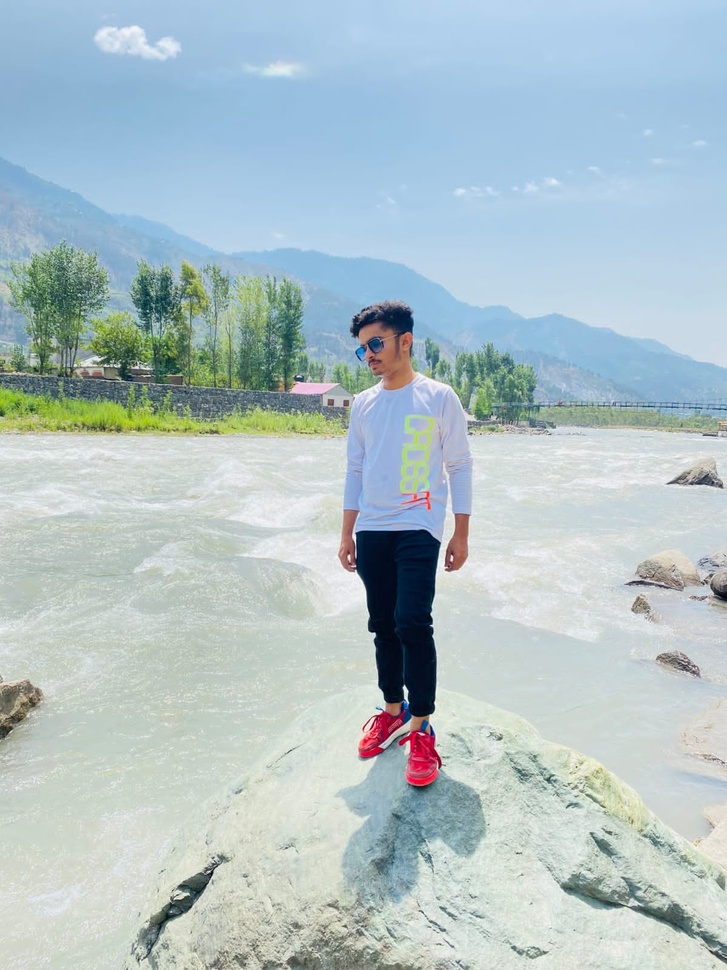
#> input picture 3_OpenCV/Resources/img.jpg, 727 x 970 px, shrunk from 1200 x 1600 before the run, found by its file name
$ python 27_Image_Gradients.py   (older library calls are emulated)
#> lines starting #> are read from the running program, lines starting #| are printed output that depends on the picture

import cv2
import numpy as np
from matplotlib import pyplot as plt

img = cv2.imread("Resources\img.jpg", cv2.IMREAD_GRAYSCALE)
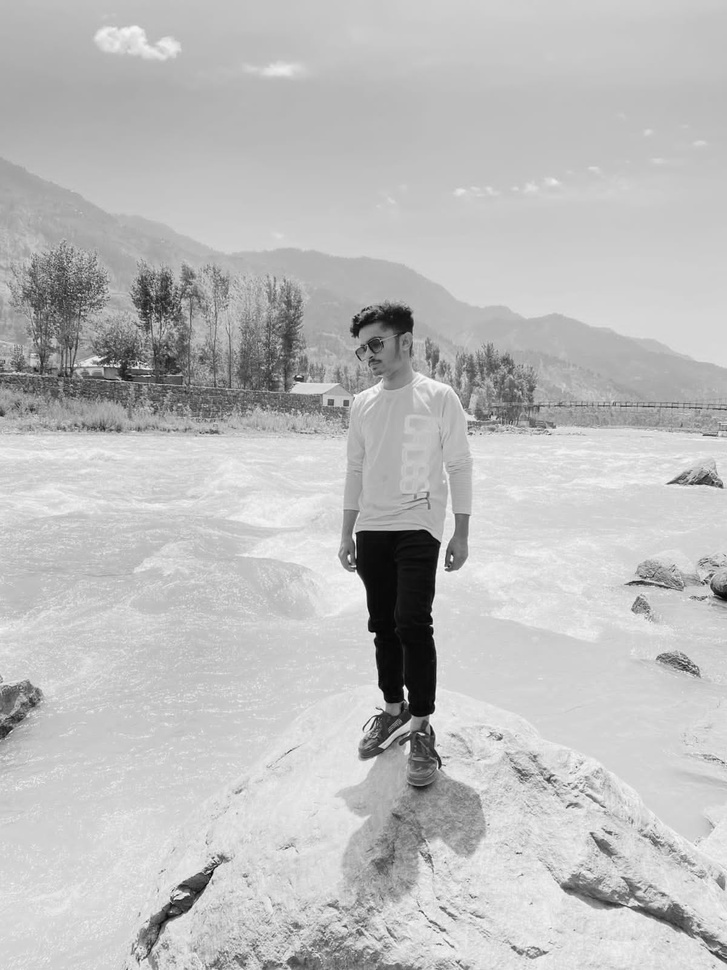
#> img: shape (970, 727); min 1, max 255, mean 189
lap = cv2.Laplacian(img, cv2.CV_64F, ksize=3)
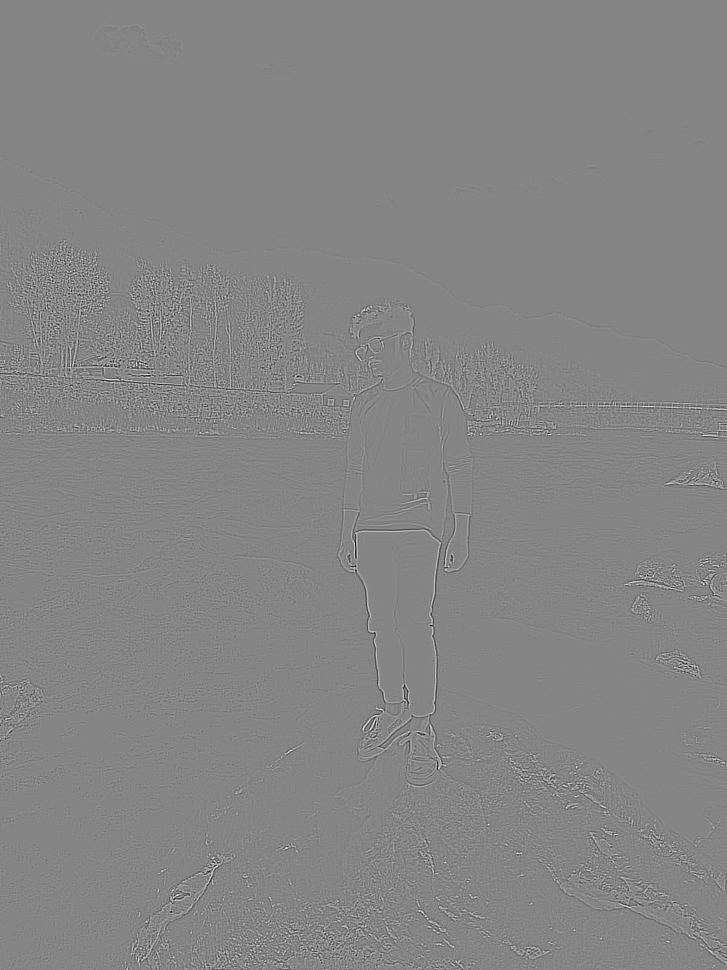
#> lap: shape (970, 727) float64; min -1158, max 1070, mean 0; drawn with min black and max white
lap = np.uint8(np.absolute(lap))
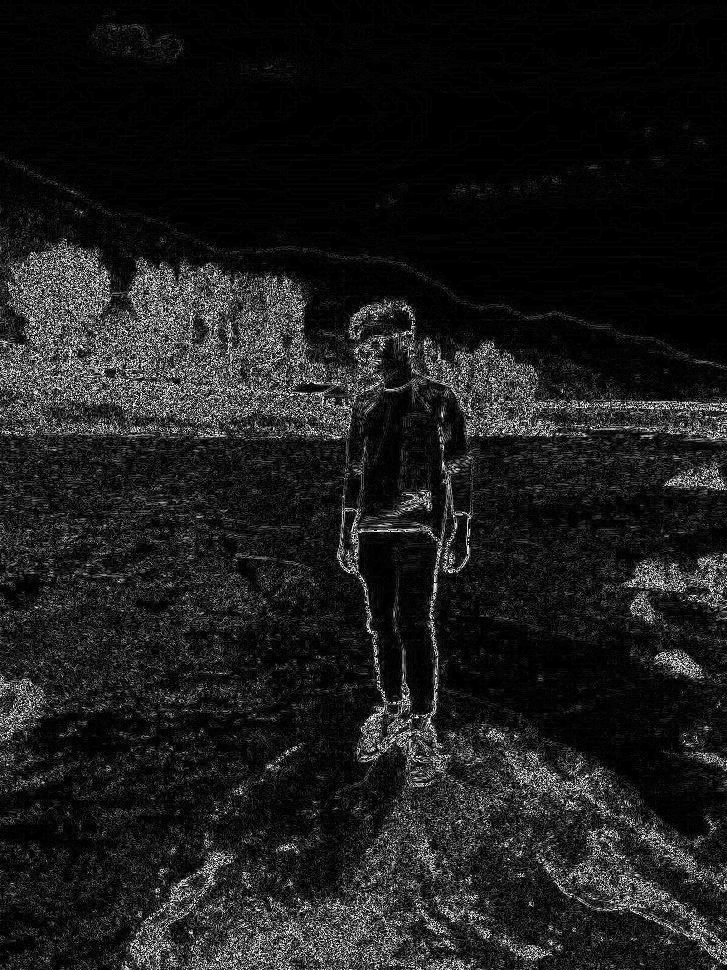
#> lap: shape (970, 727); min 0, max 254, mean 28.6
sobelX = cv2.Sobel(img, cv2.CV_64F, 1, 0)
sobelY = cv2.Sobel(img, cv2.CV_64F, 0, 1)

sobelX = np.uint8(np.absolute(sobelX))
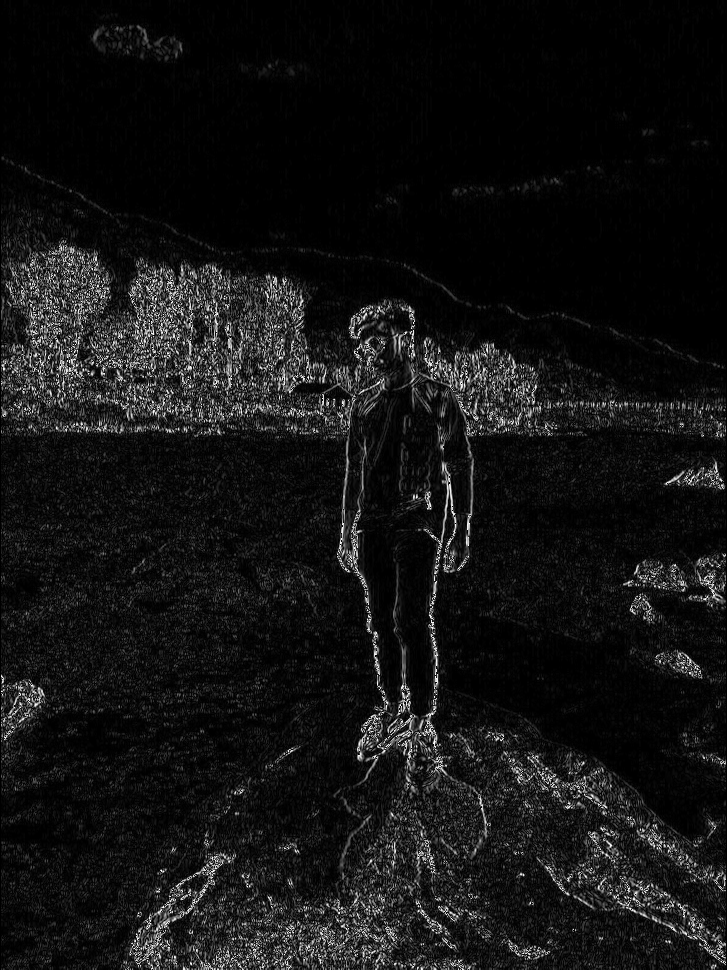
#> sobelX: shape (970, 727); min 0, max 255, mean 19.6
sobelY = np.uint8(np.absolute(sobelY))
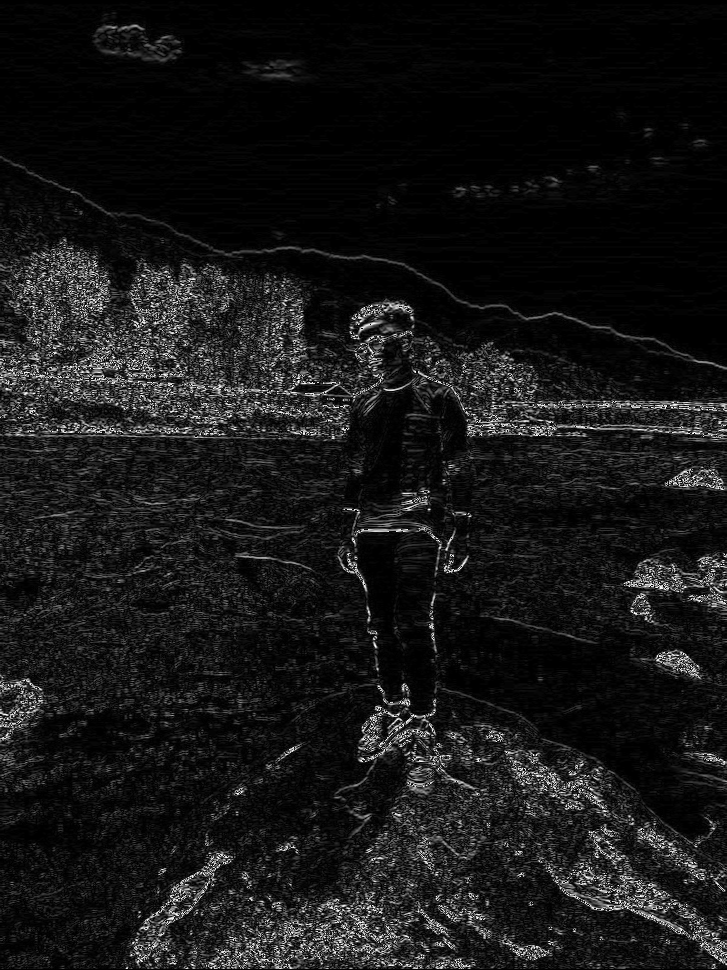
#> sobelY: shape (970, 727); min 0, max 255, mean 23.1

sobelCombined = cv2.bitwise_or(sobelX, sobelY)
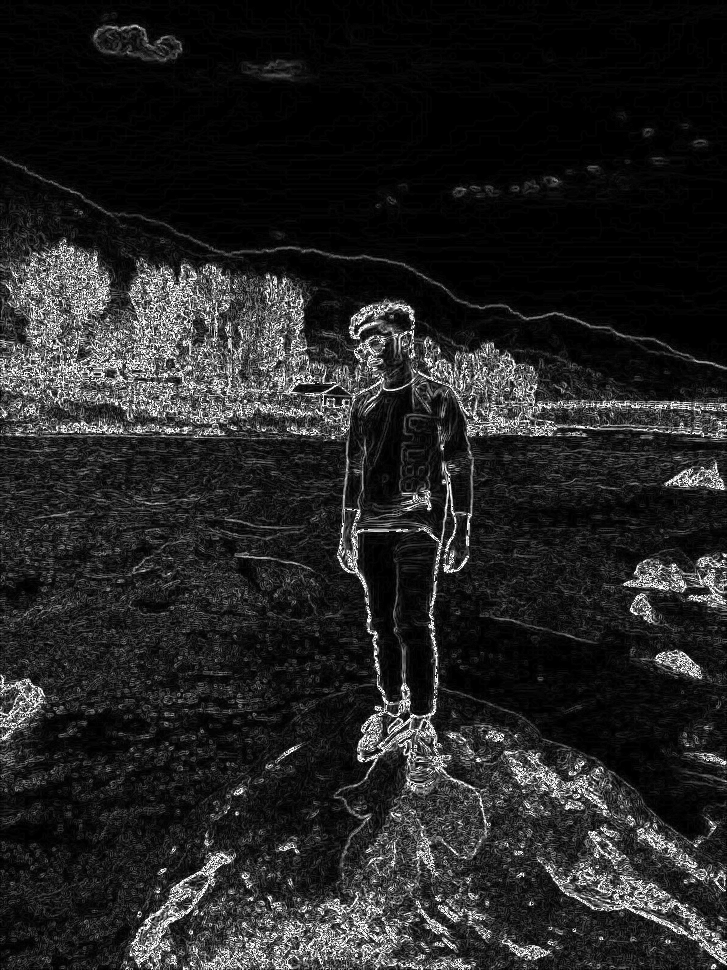
#> sobelCombined: shape (970, 727); min 0, max 255, mean 35.4

titles = ['image', 'Laplacian', 'sobelX', 'sobelY', 'sobelCombined']
images = [img, lap, sobelX, sobelY, sobelCombined]
for i in range(5):
    plt.subplot(2, 3, i+1), plt.imshow(images[i], 'gray')
    plt.title(titles[i])
    plt.xticks([]),plt.yticks([])

plt.show()
